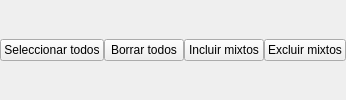
                     <widget class="QWidget" name="widget_2" native="true">
                      <property name="sizePolicy">
                       <sizepolicy hsizetype="Fixed" vsizetype="Fixed">
                        <horstretch>0</horstretch>
                        <verstretch>0</verstretch>
                       </sizepolicy>
                      </property>
                      <layout class="QHBoxLayout" name="horizontalLayout_17">
                       <property name="spacing">
                        <number>0</number>
                       </property>
                       <property name="leftMargin">
                        <number>0</number>
                       </property>
                       <property name="topMargin">
                        <number>0</number>
                       </property>
                       <property name="rightMargin">
                        <number>0</number>
                       </property>
                       <property name="bottomMargin">
                        <number>0</number>
                       </property>
                       <item>
                        <widget class="QPushButton" name="button_check_intermediate">
                         <property name="cursor">
                          <cursorShape>PointingHandCursor</cursorShape>
                         </property>
                         <property name="text">
                          <string>Seleccionar todos</string>
                         </property>
                        </widget>
                       </item>
                       <item>
                        <widget class="QPushButton" name="button_uncheck_intermediate">
                         <property name="cursor">
                          <cursorShape>PointingHandCursor</cursorShape>
                         </property>
                         <property name="text">
                          <string>Borrar todos</string>
                         </property>
                        </widget>
                       </item>
                       <item>
                        <widget class="QPushButton" name="button_include_mx">
                         <property name="cursor">
                          <cursorShape>PointingHandCursor</cursorShape>
                         </property>
                         <property name="text">
                          <string>Incluir mixtos</string>
                         </property>
                        </widget>
                       </item>
                       <item>
                        <widget class="QPushButton" name="button_exclude_mx">
                         <property name="cursor">
                          <cursorShape>PointingHandCursor</cursorShape>
                         </property>
                         <property name="text">
                          <string>Excluir mixtos</string>
                         </property>
                        </widget>
                       </item>
                      </layout>
                     </widget>
